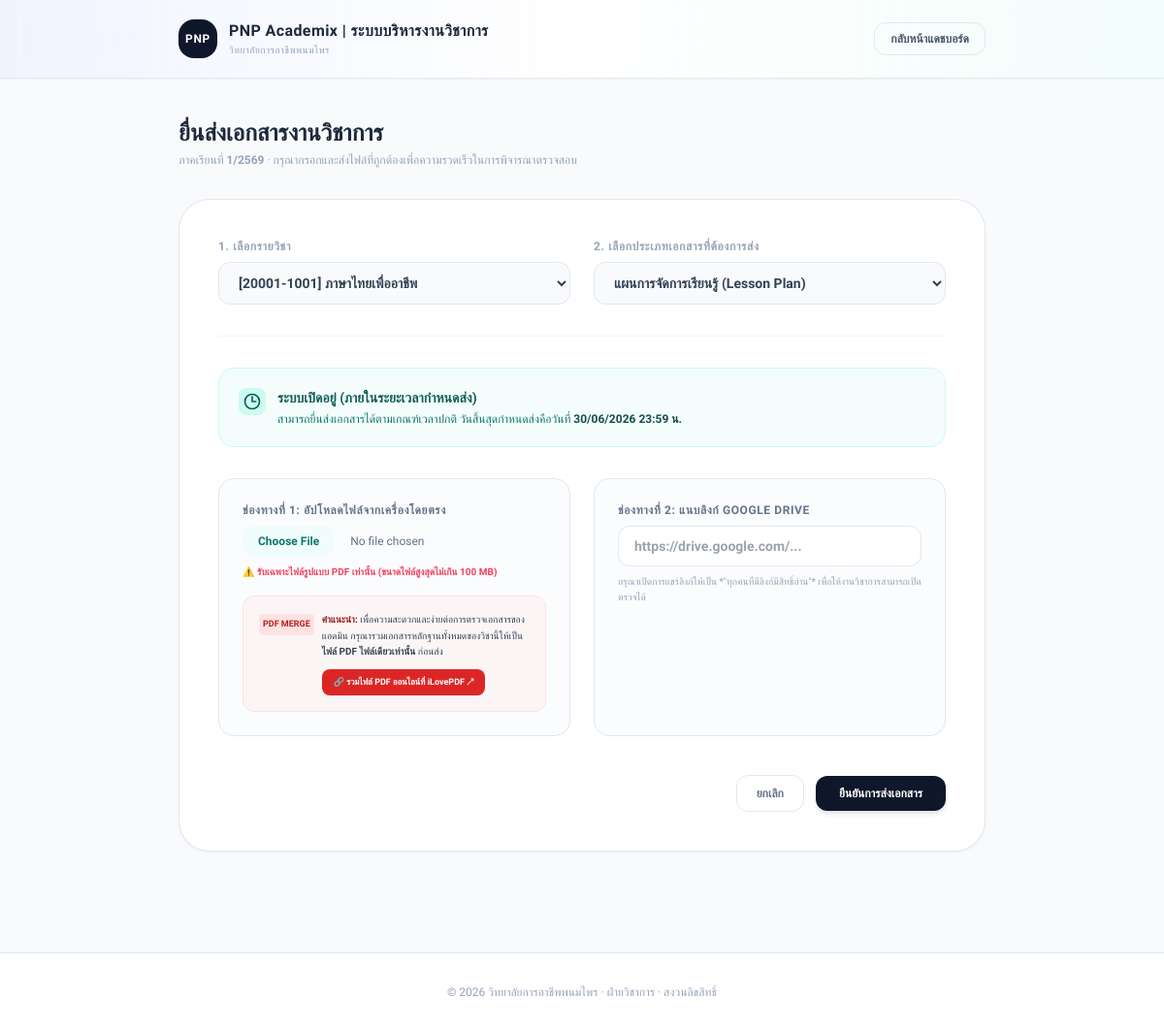
The page /teacher/submit.php?course_id=1&system_type=lesson_plan (signed in) on the database its author committed.
### tables this page shows
CREATE TABLE `semesters` (
  `id` INT UNSIGNED NOT NULL AUTO_INCREMENT,
  `semester_name` VARCHAR(20) NOT NULL,
  `is_active` TINYINT(1) NOT NULL DEFAULT 0,
  `created_at` TIMESTAMP NOT NULL DEFAULT CURRENT_TIMESTAMP,
  `updated_at` TIMESTAMP NOT NULL DEFAULT CURRENT_TIMESTAMP ON UPDATE CURRENT_TIMESTAMP,
  PRIMARY KEY (`id`),
  UNIQUE KEY `uq_semesters_name` (`semester_name`),
  KEY `idx_semesters_is_active` (`is_active`)
);

CREATE TABLE `system_settings` (
  `id` INT UNSIGNED NOT NULL AUTO_INCREMENT,
  `system_type` ENUM('course_syllabus', 'lesson_plan', 'teaching_materials') NOT NULL,
  `semester_id` INT UNSIGNED NOT NULL,
  `deadline_date` DATETIME NOT NULL,
  `is_open` TINYINT(1) NOT NULL DEFAULT 1,
  `created_at` TIMESTAMP NOT NULL DEFAULT CURRENT_TIMESTAMP,
  `updated_at` TIMESTAMP NOT NULL DEFAULT CURRENT_TIMESTAMP ON UPDATE CURRENT_TIMESTAMP,
  PRIMARY KEY (`id`),
  UNIQUE KEY `uq_system_settings_type_semester` (`system_type`, `semester_id`),
  KEY `idx_system_settings_semester` (`semester_id`),
  CONSTRAINT `fk_system_settings_semester`
    FOREIGN KEY (`semester_id`) REFERENCES `semesters` (`id`)
    ON UPDATE CASCADE ON DELETE CASCADE
);

### teacher/submit.php (the view, shortened to what the rows shown need)
<?php
require_once dirname(__DIR__) . '/config.php';
$semester = $pdo->query('SELECT id, semester_name FROM semesters WHERE is_active = 1 LIMIT 1')->fetch();
$selectedCourseId = isset($_GET['course_id']) ? (int) $_GET['course_id'] : 0;
$selectedSystemType = isset($_GET['system_type']) ? $_GET['system_type'] : '';
$systemSetting = null;
$isOpen = false;
$isLate = false;
$deadlineStr = '-';
if ($selectedSystemType) {
    $stmt = $pdo->prepare('SELECT deadline_date, is_open FROM system_settings WHERE system_type = :system_type AND semester_id = :semester_id LIMIT 1');
    $stmt->execute([
        'system_type' => $selectedSystemType,
        'semester_id' => $semester['id']
    ]);
    $systemSetting = $stmt->fetch();
    if ($systemSetting) {
        $isOpen = (int)$systemSetting['is_open'] === 1;
        $deadlineTime = strtotime($systemSetting['deadline_date']);
        $isLate = time() > $deadlineTime;
        $deadlineStr = date('d/m/Y H:i', $deadlineTime);
    }
}
?>
<!doctype html>
<html lang="th">
<head>
    <script src="https://cdn.tailwindcss.com"></script>
</head>
<body class="bg-slate-50 text-slate-800 font-thai min-h-screen flex flex-col relative overflow-x-hidden">
<main class="flex-1 max-w-4xl w-full mx-auto px-4 sm:px-6 lg:px-8 py-10">
    <div class="mb-8">
        <h1 class="text-xl sm:text-2xl font-black text-slate-800">ยื่นส่งเอกสารงานวิชาการ</h1>
        <p class="text-xs text-slate-400 font-medium mt-1">
            ภาคเรียนที่ <span class="text-indigo-650 font-bold"><?= e($semester['semester_name']); ?></span> &middot; กรุณากรอกและส่งไฟล์ที่ถูกต้องเพื่อความรวดเร็วในการพิจารณาตรวจสอบ
        </p>
    </div>
    <div class="bg-white border border-slate-200 rounded-[32px] p-6 sm:p-10 shadow-sm">
        <?php if ($selectedCourseId && $selectedSystemType): ?>
            <div class="mb-8">
                <?php if ($systemSetting): ?>
                    <?php if ($isOpen): ?>
                        <?php if ($isLate): ?>
                            <div class="bg-amber-50 border border-amber-200 rounded-2xl p-5 text-amber-800">
                                <div class="flex items-start gap-3">
                                    <span class="p-1 rounded-lg bg-amber-100 text-amber-700">
                                        <svg class="w-5 h-5" fill="none" stroke="currentColor" stroke-width="2" viewBox="0 0 24 24"><path stroke-linecap="round" stroke-linejoin="round" d="M12 6v6h4.5m4.5 0a9 9 0 11-18 0 9 9 0 0118 0z"/></svg>
                                    </span>
                                    <div>
                                        <h4 class="text-xs sm:text-sm font-black">เลยกำหนดระยะเวลาปิดระบบส่งงาน (ส่งล่าช้า)</h4>
                                        <p class="text-[11px] sm:text-xs text-amber-700 font-medium mt-1 leading-relaxed">
                                            ระบบยังอนุญาตให้ท่านยื่นส่งเอกสารได้ตามปกติหลังเวลาเดดไลน์ (<?= $deadlineStr; ?> น.) แต่ระบบจะทำการไฮไลต์บันทึกประวัติการส่งเป็น **"ส่งล่าช้า"** โดยอัตโนมัติเพื่อประกอบการพิจารณาครับ
                                        </p>
                                    </div>
                                </div>
                            </div>
                        <?php else: ?>
                            <div class="bg-teal-50/70 border border-teal-100 rounded-2xl p-5 text-teal-800">
                                <div class="flex items-start gap-3">
                                    <span class="p-1 rounded-lg bg-teal-100 text-teal-700">
                                        <svg class="w-5 h-5 text-teal-800" fill="none" stroke="currentColor" stroke-width="2" viewBox="0 0 24 24"><path stroke-linecap="round" stroke-linejoin="round" d="M12 6v6h4.5m4.5 0a9 9 0 11-18 0 9 9 0 0118 0z"/></svg>
                                    </span>
                                    <div>
                                        <h4 class="text-xs sm:text-sm font-black">ระบบเปิดอยู่ (ภายในระยะเวลากำหนดส่ง)</h4>
                                        <p class="text-[11px] sm:text-xs text-teal-700 font-medium mt-1 leading-relaxed">
                                            สามารถยื่นส่งเอกสารได้ตามเกณฑ์เวลาปกติ วันสิ้นสุดกำหนดส่งคือวันที่ <span class="font-black text-teal-900"><?= $deadlineStr; ?> น.</span>
                                        </p>
                                    </div>
                                </div>
                            </div>
                        <?php endif; ?>
                    <?php endif; ?>
                <?php endif; ?>
            </div>
            <form method="post" action="submit.php?course_id=<?= $selectedCourseId; ?>&system_type=<?= $selectedSystemType; ?>" enctype="multipart/form-data" class="space-y-6">
                <div class="grid gap-6 md:grid-cols-2">
                    <div class="border border-slate-200 rounded-2xl p-6 bg-slate-50/50 hover:bg-slate-50 transition relative flex flex-col justify-between">
                        <div>
                            <label class="block text-xs font-bold text-slate-500 uppercase tracking-wider mb-2">ช่องทางที่ 1: อัปโหลดไฟล์จากเครื่องโดยตรง</label>
                            <input type="file" name="file_upload" id="file_upload" accept="application/pdf"
                                   class="w-full text-xs text-slate-500 file:mr-4 file:py-2 file:px-4 file:rounded-xl file:border-0 file:text-xs file:font-black file:bg-teal-50 file:text-teal-700 hover:file:bg-teal-100 transition cursor-pointer"
                                   <?= !$isOpen ? 'disabled' : ''; ?>>
                            <p class="text-[10px] text-rose-500 font-bold mt-2 leading-relaxed">
                                ⚠️ รับเฉพาะไฟล์รูปแบบ PDF เท่านั้น (ขนาดไฟล์สูงสุดไม่เกิน 100 MB)
                            </p>
                        </div>
                        <div class="mt-4 p-4 rounded-xl bg-red-50/60 border border-red-100 text-slate-700">
                            <div class="flex items-start gap-2">
                                <span class="p-1 rounded bg-red-100 text-red-700 text-[9px] font-black shrink-0 mt-0.5 uppercase">PDF Merge</span>
                                <div class="text-[10px] leading-relaxed">
                                    <span class="font-bold text-red-800">คำแนะนำ:</span> เพื่อความสะดวกและง่ายต่อการตรวจเอกสารของแอดมิน กรุณารวมเอกสารหลักฐานทั้งหมดของวิชานี้ให้เป็น <b>ไฟล์ PDF ไฟล์เดียวเท่านั้น</b> ก่อนส่ง
                                    <?php if ($isOpen): ?>
                                        <div class="mt-2.5">
                                            <a href="https://www.ilovepdf.com/merge_pdf" target="_blank"
                                               class="inline-flex items-center gap-1.5 px-3 py-1.5 bg-red-600 hover:bg-red-700 active:scale-[0.97] text-white text-[9px] font-black rounded-lg transition shadow-sm no-underline">
                                                <span>🔗 รวมไฟล์ PDF ออนไลน์ที่ iLovePDF ↗</span>
                                            </a>
                                        </div>
                                    <?php endif; ?>
                                </div>
                            </div>
                        </div>
                    </div>
                    <div class="border border-slate-200 rounded-2xl p-6 bg-slate-50/50 hover:bg-slate-50 transition">
                        <label class="block text-xs font-bold text-slate-500 uppercase tracking-wider mb-2" for="drive_link">ช่องทางที่ 2: แนบลิงก์ Google Drive</label>
                        <input type="url" name="drive_link" id="drive_link" placeholder="https://drive.google.com/..."
                               class="w-full px-4 py-2.5 bg-white border border-slate-200 rounded-xl text-xs sm:text-sm font-semibold text-slate-700 focus:outline-none focus:border-teal-700 transition"
                               <?= !$isOpen ? 'disabled' : ''; ?>>
                        <p class="text-[10px] text-slate-400 font-medium mt-2 leading-relaxed">
                            กรุณาเปิดการแชร์ลิงก์ให้เป็น *"ทุกคนที่มีลิงก์มีสิทธิ์อ่าน"* เพื่อให้งานวิชาการสามารถเปิดตรวจได้
                        </p>
                    </div>
                </div>
                <div class="pt-4 flex items-center justify-end gap-3">
                    <a href="dashboard.php" class="px-5 py-2.5 border border-slate-200 hover:bg-slate-50 text-slate-500 text-xs font-bold rounded-xl transition">
                        ยกเลิก
                    </a>
                    <button type="submit"
                            class="px-6 py-2.5 text-xs font-black text-white bg-slate-900 hover:bg-slate-800 disabled:bg-slate-200 disabled:text-slate-400 disabled:cursor-not-allowed rounded-xl transition shadow-md shadow-slate-900/10"
                            <?= !$isOpen ? 'disabled' : ''; ?>>
                        ยืนยันการส่งเอกสาร
                    </button>
                </div>
            </form>
        <?php endif; ?>
    </div>
</main>
</body>
</html>

### rows shown on the page
semesters: semester_name "1/2569"
system_settings: deadline_date "30/06/2026 23:59"

### other values the page prints
$branding['logo_text'] "PNP"
$branding['system_name'] "PNP Academix | ระบบบริหารงานวิชาการ"
$branding['college_name'] "วิทยาลัยการอาชีพพนมไพร"
form field system_type "แผนการจัดการเรียนรู้ (Lesson Plan)"
